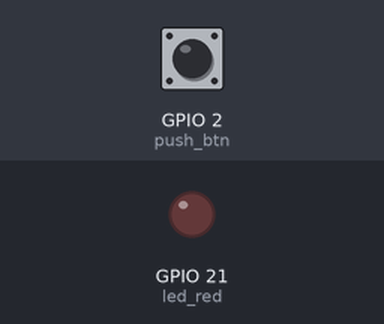
Simulated run of this program. Board: ESP32 board running MicroPython. Shown: output pins drawn as LEDs (lit = HIGH). The test bench sets the inputs (shaded band); at power-on: GPIO 2 (push_btn) HIGH.

Above: at 1.2 s.
1.3 s: GPIO 2 (push_btn) pulled LOW for 0.15 s
At 1.8 s:
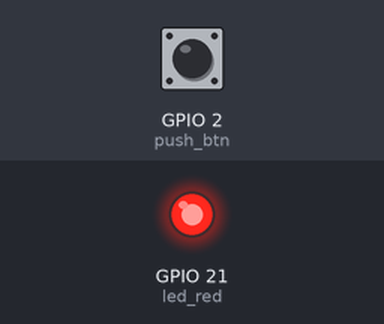
2.9 s: GPIO 2 (push_btn) pulled LOW for 1 s
At 4.3 s:
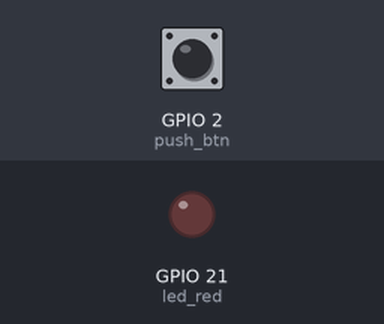
5.4 s: GPIO 2 (push_btn) pulled LOW for 3.2 s
At 9.0 s:
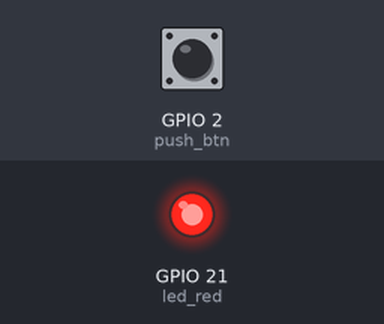
Timing chart, 0 to 10.5 s (numbered marks = the images above; inputs shaded):
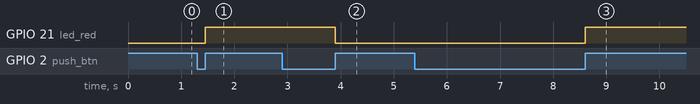

Measured:
- after the input at 1.3 s, GPIO 21 (led_red): LOW → HIGH after 0.15 s
- after the input at 2.9 s, GPIO 21 (led_red): HIGH → LOW after 1.0 s
- after the input at 5.4 s, GPIO 21 (led_red): LOW → HIGH after 3.2 s

The program:

toggle.py
```python
from machine import Pin


led_red = Pin(21, Pin.OUT)
push_btn = Pin(2, Pin.IN, Pin.PULL_UP)


def handle_toggle(pin):
    led_red.value(not led_red.value())


push_btn.irq(handle_toggle, trigger=Pin.IRQ_RISING)
```
